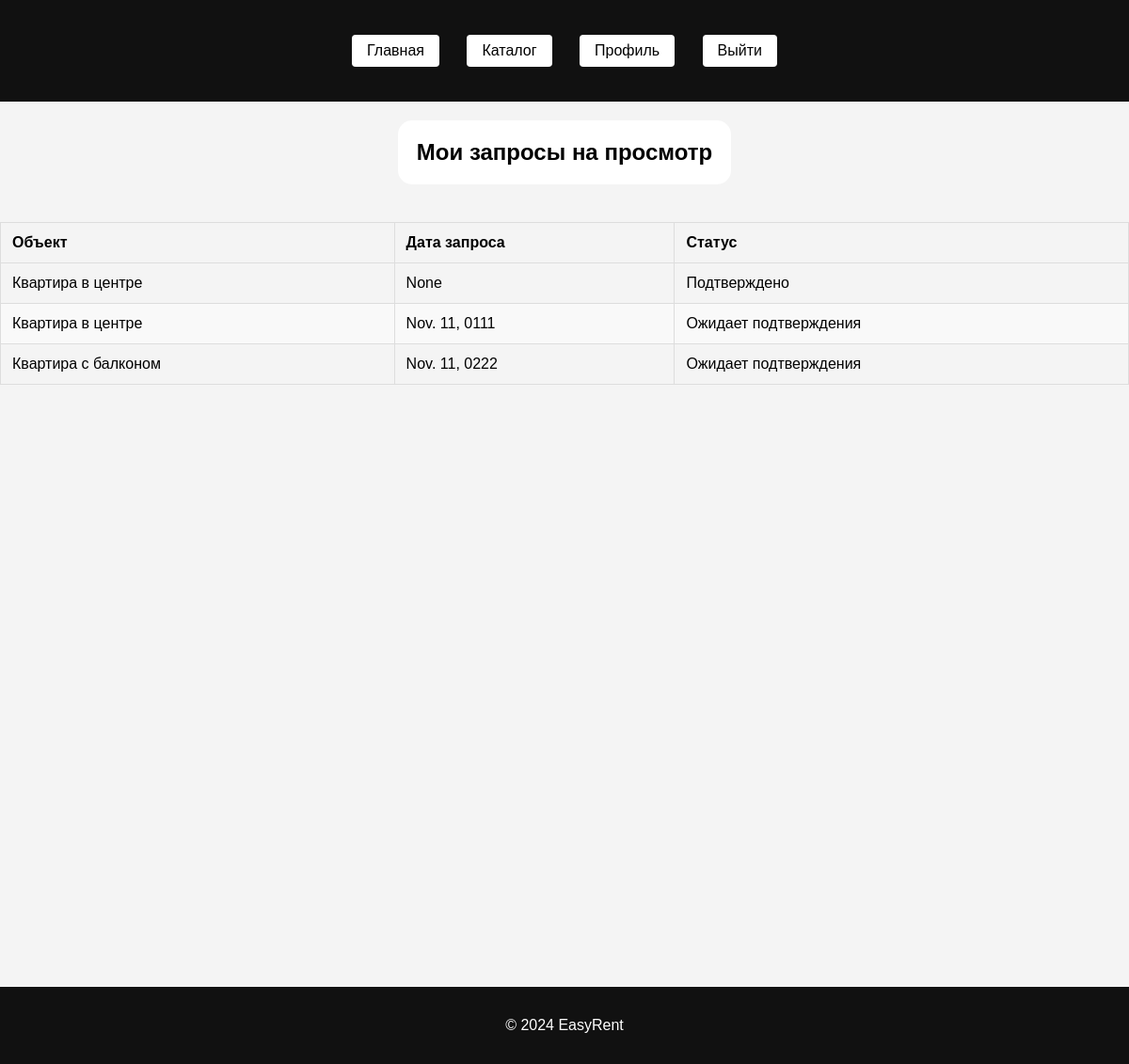
Before: /my_requests/ (signed in) with the older database file.
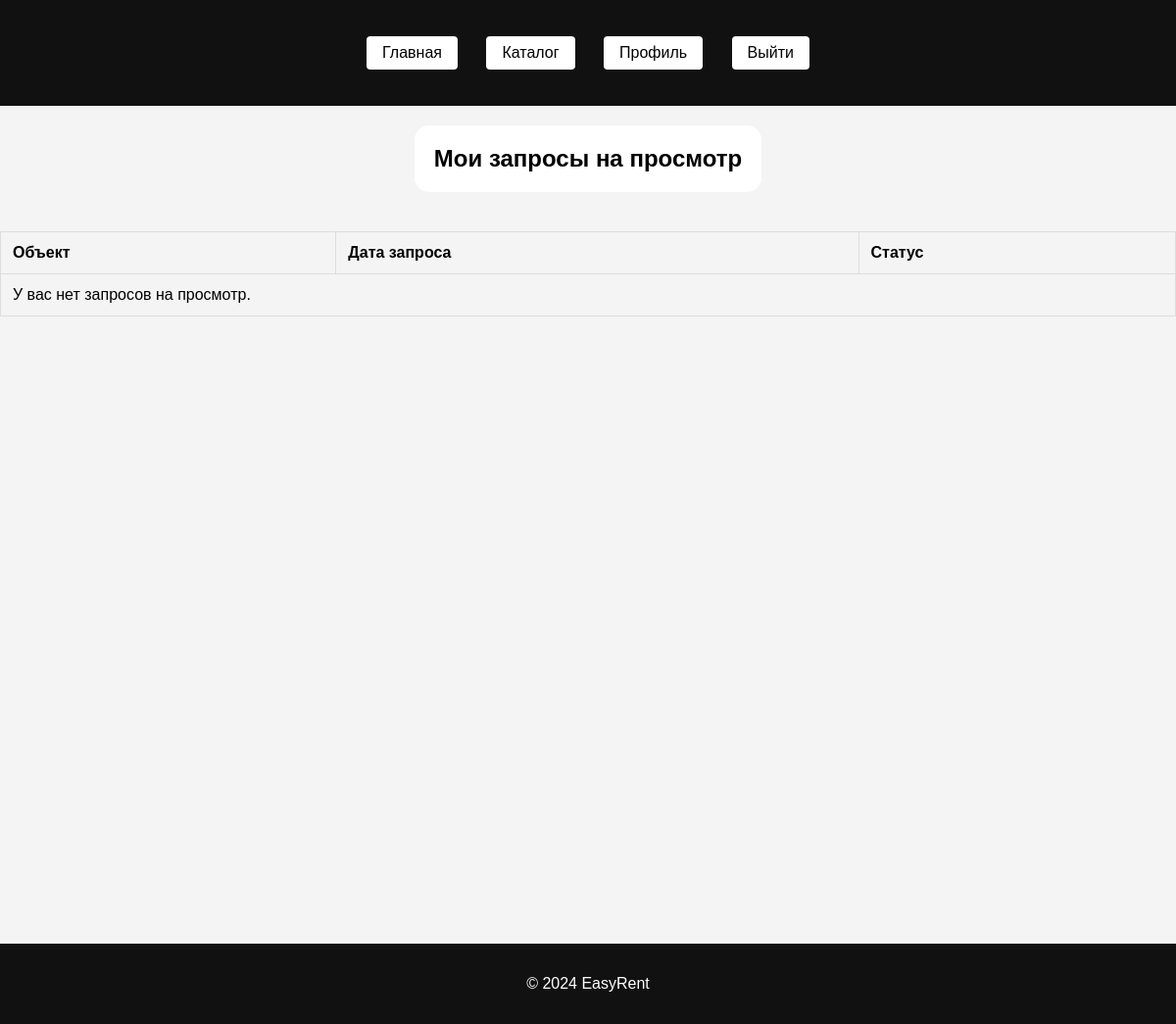
After: the same page with the newer database file.
### core/models.py (models this page shows, shortened)
class ViewingRequest(models.Model):
    STATUS_CHOICES = [
        ('pending', 'Ожидает подтверждения'),
        ('confirmed', 'Подтверждено'),
    ]
    property = models.ForeignKey(Property, on_delete=models.CASCADE)
    user = models.ForeignKey(settings.AUTH_USER_MODEL, on_delete=models.CASCADE)
    realtor = models.ForeignKey(User, on_delete=models.CASCADE, related_name='viewing_requests_as_realtor', verbose_name="Риелтор", null=True)
    request_date = models.DateTimeField(auto_now_add=True)
    status = models.CharField(max_length=10, choices=STATUS_CHOICES, default='pending')
    viewing_time = models.DateField() # Время, когда клиент хочет посмотреть объект

class Property(models.Model):
    PROPERTY_STATUS = [
        ('available', 'Свободно'),
        ('rented', 'Сдано'),
    ]
    title = models.CharField(max_length=100)
    description = models.TextField()
    area = models.DecimalField(max_digits=8, decimal_places=2)
    location = models.CharField(max_length=255)
    price = models.DecimalField(max_digits=10, decimal_places=2)
    status = models.CharField(max_length=10, choices=PROPERTY_STATUS, default='available')
    realtor = models.ForeignKey(
        settings.AUTH_USER_MODEL,
        on_delete=models.CASCADE,
        related_name='properties',
        limit_choices_to={'role': 'realtor'},
        null=True,  # На случай, если нужно оставить недвижимость без риелтора
        blank=True
    )

### core/views.py (the view)
# urls.py: path('my_requests/', views.my_viewing_requests, name='my_viewing_requests'),
@login_required
def my_viewing_requests(request):
    viewing_requests = ViewingRequest.objects.filter(user=request.user)
    return render(request, 'core/my_viewing_requests.html', {'viewing_requests': viewing_requests})

### core/templates/core/my_viewing_requests.html
{% extends 'base.html' %}
{% block content %}
  <div class="center-container-property-list">
    <h2 class = "custom-h2">Мои запросы на просмотр</h2>
  </div>
  <table class="requests-table">
    <thead>
      <tr>
        <th>Объект</th>
        <th>Дата запроса</th>
        <th>Статус</th>
      </tr>
    </thead>
    <tbody>
      {% for viewing_request in viewing_requests %}
        <tr>
          <td>{{ viewing_request.property.title }}</td>
          <td>{{ viewing_request.viewing_time }}</td>
          <td>{{ viewing_request.get_status_display }}</td>
        </tr>
      {% empty %}
        <tr>
          <td colspan="3">У вас нет запросов на просмотр.</td>
        </tr>
      {% endfor %}
    </tbody>
  </table>
  <div class="center-container"></div>
{% endblock %}

Changed rows visible on the page:
removed ViewingRequest: property "Квартира в центре", viewing_time "None", status "Подтверждено"
removed ViewingRequest: property "Квартира в центре", viewing_time "Nov. 11, 0111", status "Ожидает подтверждения"
removed ViewingRequest: property "Квартира с балконом", viewing_time "Nov. 11, 0222", status "Ожидает подтверждения"
Other visible differences:
text now shown: "У вас нет запросов на просмотр."
